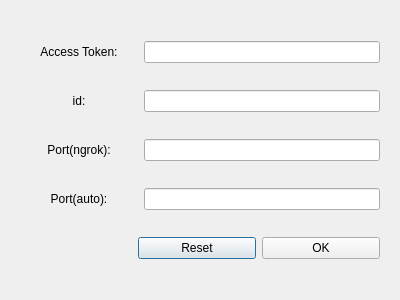
<?xml version="1.0" encoding="UTF-8"?>
<ui version="4.0">
 <class>BotLocalSetting</class>
 <widget class="QDialog" name="BotLocalSetting">
  <property name="geometry">
   <rect>
    <x>0</x>
    <y>0</y>
    <width>400</width>
    <height>300</height>
   </rect>
  </property>
  <property name="windowTitle">
   <string>Dialog</string>
  </property>
  <layout class="QVBoxLayout" name="verticalLayout">
   <property name="leftMargin">
    <number>20</number>
   </property>
   <property name="topMargin">
    <number>20</number>
   </property>
   <property name="rightMargin">
    <number>20</number>
   </property>
   <property name="bottomMargin">
    <number>20</number>
   </property>
   <item>
    <layout class="QHBoxLayout" name="horizontalLayout" stretch="1,2">
     <item>
      <widget class="QLabel" name="label">
       <property name="text">
        <string>Access Token:</string>
       </property>
       <property name="alignment">
        <set>Qt::AlignCenter</set>
       </property>
      </widget>
     </item>
     <item>
      <widget class="QLineEdit" name="leAccessToken"/>
     </item>
    </layout>
   </item>
   <item>
    <layout class="QHBoxLayout" name="horizontalLayout_2" stretch="1,2">
     <item>
      <widget class="QLabel" name="label_2">
       <property name="text">
        <string>id:</string>
       </property>
       <property name="alignment">
        <set>Qt::AlignCenter</set>
       </property>
      </widget>
     </item>
     <item>
      <widget class="QLineEdit" name="leId"/>
     </item>
    </layout>
   </item>
   <item>
    <layout class="QHBoxLayout" name="horizontalLayout_3" stretch="1,2">
     <item>
      <widget class="QLabel" name="label_3">
       <property name="text">
        <string>Port(ngrok):</string>
       </property>
       <property name="alignment">
        <set>Qt::AlignCenter</set>
       </property>
      </widget>
     </item>
     <item>
      <widget class="QLineEdit" name="lePortNgrok"/>
     </item>
    </layout>
   </item>
   <item>
    <layout class="QHBoxLayout" name="horizontalLayout_4" stretch="1,2">
     <item>
      <widget class="QLabel" name="label_4">
       <property name="text">
        <string>Port(auto):</string>
       </property>
       <property name="alignment">
        <set>Qt::AlignCenter</set>
       </property>
      </widget>
     </item>
     <item>
      <widget class="QLineEdit" name="lePortAuto"/>
     </item>
    </layout>
   </item>
   <item>
    <layout class="QHBoxLayout" name="horizontalLayout_6" stretch="1,1,1">
     <item>
      <spacer name="horizontalSpacer">
       <property name="orientation">
        <enum>Qt::Horizontal</enum>
       </property>
       <property name="sizeHint" stdset="0">
        <size>
         <width>40</width>
         <height>20</height>
        </size>
       </property>
      </spacer>
     </item>
     <item>
      <widget class="QPushButton" name="btnReset">
       <property name="text">
        <string>Reset</string>
       </property>
      </widget>
     </item>
     <item>
      <widget class="QPushButton" name="btnOK">
       <property name="text">
        <string>OK</string>
       </property>
      </widget>
     </item>
    </layout>
   </item>
  </layout>
 </widget>
 <resources/>
 <connections/>
</ui>
